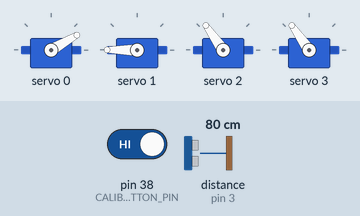
This sketch was run on a simulated Arduino Mega 2560, built with avr-gcc and run on an emulated ATmega2560. Parts: 4 × servo. The test bench sets the inputs (shaded band); at power-on: pin 38 (CALIBRATION_BUTTON_PIN) HIGH, distance to the obstacle (sensor on pin 3) 80 cm. The echo pulse lasts 58.3 µs per cm; what the sketch prints to the serial monitor is not drawn.

Above: at 12.5 s.
12.6 s: pin 38 (CALIBRATION_BUTTON_PIN) driven LOW
At 15.0 s:
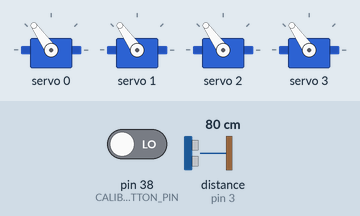
51.1 s: pin 38 (CALIBRATION_BUTTON_PIN) driven HIGH
At 51.4 s:
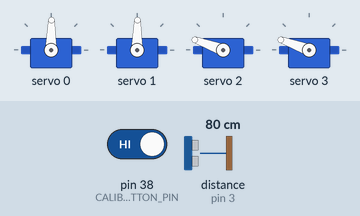
Timing chart, 0 to 57.9 s (numbered marks = the images above; inputs shaded):
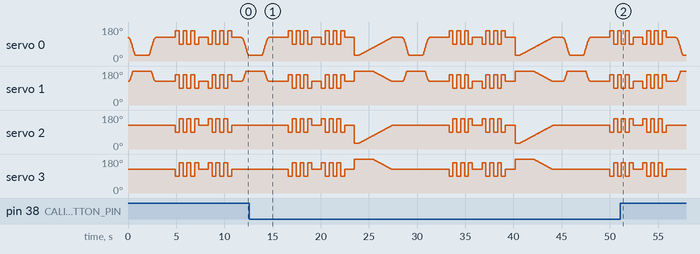

The sketch:

mini_robot_dog.ino
```cpp
#include <Wire.h>
#include <Adafruit_PWMServoDriver.h>
#include <NewPing.h>

// ---------- CONFIGURATION ----------

// Pin definitions
#define TRIG_PIN 4  // HC-SR04 Trig
#define ECHO_PIN 3  // HC-SR04 Echo
#define CALIBRATION_BUTTON_PIN 38  // SW38 button (GPIO 0)

// Servo parameters
#define SERVOMIN 150
#define SERVOMAX 600
#define MAX_DISTANCE 200

// Servo channel mappings
#define LEFT_LEG 0
#define RIGHT_LEG 1
#define LEFT_ARM 2
#define RIGHT_ARM 3

// ---------- LIBRARY OBJECTS ----------

Adafruit_PWMServoDriver pwm = Adafruit_PWMServoDriver();
NewPing sonar(TRIG_PIN, ECHO_PIN, MAX_DISTANCE);

// ---------- STRUCTS AND HELPERS ----------

struct Pose {
  int leftLeg;
  int rightLeg;
  int leftArm;
  int rightArm;
};

Pose currentPose = {90, 90, 90, 90};  // optional tracking

int applyAngle(uint8_t channel, int angle) {
  if (channel == RIGHT_ARM || channel == RIGHT_LEG) {
    return 180 - angle;  // These are mirrored
  }
  return angle;  // LEFT_LEG is normal
}


// Clamp angle to prevent servo overextension
int clampAngle(int angle) {
  return constrain(angle, 10, 170);
}

// Convert angle to PCA9685 pulse width
int angleToPulse(int ang) {
  return map(clampAngle(ang), 0, 180, SERVOMIN, SERVOMAX);
}

int interpolate(int from, int to, float progress) {
  return from + (to - from) * progress;
}

// Set one servo with angle inversion applied
void setServo(uint8_t channel, int angle) {
  int corrected = applyAngle(channel, angle);
  pwm.setPWM(channel, 0, angleToPulse(corrected));
}

// Apply a full-body pose
void applyPose(Pose p) {
  setServo(LEFT_LEG, p.leftLeg);
  setServo(RIGHT_LEG, p.rightLeg);
  setServo(LEFT_ARM, p.leftArm);
  setServo(RIGHT_ARM, p.rightArm);
  currentPose = p;
}

void smoothPoseTransition(Pose fromPose, Pose toPose, int steps, int stepDelay) {
  for (int i = 0; i <= steps; i++) {
    float t = (float)i / steps;
    float progress = 0.5 - 0.5 * cos(t * PI);  // sinusoidal easing


    setServo(LEFT_LEG,  interpolate(fromPose.leftLeg,  toPose.leftLeg,  progress));
    setServo(RIGHT_LEG, interpolate(fromPose.rightLeg, toPose.rightLeg, progress));
    setServo(LEFT_ARM,  interpolate(fromPose.leftArm,  toPose.leftArm,  progress));
    setServo(RIGHT_ARM, interpolate(fromPose.rightArm, toPose.rightArm, progress));

    delay(stepDelay);
  }

  currentPose = toPose;  // Update tracking
}


// ---------- POSES ----------

Pose neutralPose = {90, 90, 90, 90};

Pose sittingPose = {
  0,     // LEFT_LEG pulled in
  0,   // RIGHT_LEG pulled in (mirrored)
  90,    // LEFT_ARM neutral
  90     // RIGHT_ARM neutral
};

// ---------- CALIBRATION ----------

void calibrateServos() {
  Serial.println("Entering calibration mode...");
  for (int angle = 0; angle <= 90; angle++) {
    setServo(LEFT_LEG, angle);
    setServo(RIGHT_LEG, angle);
    setServo(LEFT_ARM, angle);
    setServo(RIGHT_ARM, angle);
    delay(40);  // smooth motion
  }
  Serial.println("Calibration complete.");
  delay(1000);  // hold pose briefly
}

// ---------- SETUP ----------

void setup() {
  Serial.begin(115200);
  Serial.println("Robot Booting...");

  pwm.begin();
  pwm.setPWMFreq(50);  // standard servo frequency
  pinMode(CALIBRATION_BUTTON_PIN, INPUT);  // SW38 with onboard pull-up

  if (digitalRead(CALIBRATION_BUTTON_PIN) == LOW) {
    Serial.println("SW38 held — running calibration.");
    calibrateServos();
  } else {
    Serial.println("No button press — applying neutral pose.");
    applyPose(neutralPose);
  }
}

// ---------- MAIN LOOP ----------

void loop() {
  int distance = sonar.ping_cm();

  Serial.print("Distance: ");
  Serial.print(distance);
  Serial.println(" cm");

  // Press SW38 at any time to re-calibrate
  if (digitalRead(CALIBRATION_BUTTON_PIN) == LOW) {
    Serial.println("Manual calibration triggered.");
    calibrateServos();
  }

  smoothPoseTransition(currentPose, sittingPose, 50, 15);
  delay(1000);
  smoothPoseTransition(currentPose, neutralPose, 50, 15);
  delay(2000);

   dogWalkForward(3, 400);
  delay(1000);
  dogWalkBackward(3, 400);
  delay(1000);
}

void dogWalkForward(int steps, int stepDelay) {
  Serial.println("Dog walk forward...");
  for (int i = 0; i < steps; i++) {
    // Step A
    setServo(LEFT_ARM, 60);    // front left forward
    setServo(RIGHT_ARM, 120);  // front right back
    setServo(LEFT_LEG, 120);   // back left back
    setServo(RIGHT_LEG, 60);   // back right forward
    delay(stepDelay);

    // Step B
    setServo(LEFT_ARM, 120);
    setServo(RIGHT_ARM, 60);
    setServo(LEFT_LEG, 60);
    setServo(RIGHT_LEG, 120);
    delay(stepDelay);
  }

  applyPose(neutralPose);  // return to base pose
}

void dogWalkBackward(int steps, int stepDelay) {
  Serial.println("Dog walk backward...");
  for (int i = 0; i < steps; i++) {
    // Step A reversed
    setServo(LEFT_ARM, 120);
    setServo(RIGHT_ARM, 60);
    setServo(LEFT_LEG, 60);
    setServo(RIGHT_LEG, 120);
    delay(stepDelay);

    // Step B reversed
    setServo(LEFT_ARM, 60);
    setServo(RIGHT_ARM, 120);
    setServo(LEFT_LEG, 120);
    setServo(RIGHT_LEG, 60);
    delay(stepDelay);
  }

  applyPose(neutralPose);
}
```

Measured:
- by itself, servo 0, servo 2: moves between 30° and 160°, repeating every 16.7 s
- by itself, servo 1: moves between 89° and 180°, repeating every 16.7 s
